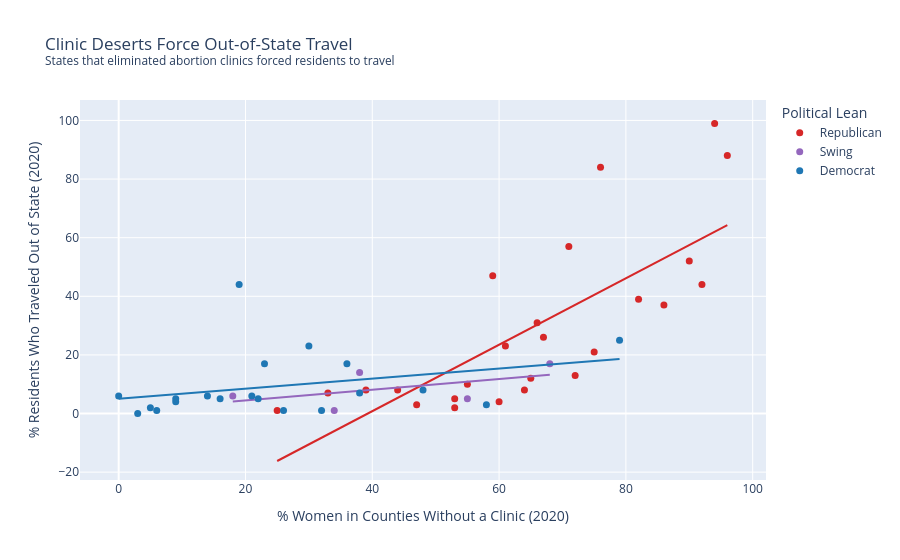

Write notebook code for a chart like this one.
### Markdown cell above
## Pro-Access Visualizations
These charts use the data to argue that abortion restrictions are harmful by burden residents without eliminating demand.

### Code cell
col_x1 = "% of women aged 15-44 living in a county without a clinic, 2020"
col_y1 = "% of residents obtaining abortions who traveled out of state for care, 2020"

fig1 = px.scatter(
    df,
    x=col_x1,
    y=col_y1,
    color="political_lean",
    color_discrete_map=color_map,
    trendline="ols",
    hover_name="U.S. State",
    hover_data={col_x1: True, col_y1: True, "abbr": False},
    title=(
        "Clinic Deserts Force Out-of-State Travel<br>"
        "<sup>States that eliminated abortion clinics forced residents to travel</sup> "
    ),
    labels={
        col_x1: "% Women in Counties Without a Clinic (2020)",
        col_y1: "% Residents Who Traveled Out of State (2020)",
        "political_lean": "Political Lean",
    },
)
fig1.update_traces(textposition="top center", marker=dict(size=7))
fig1.show()

### Figure 1 — Plotly figure (JSON) as saved in the notebook; plotly's stock layout.template omitted (floating-point values rounded to 4 significant figures)
{"data": [{"customdata": [["AL"], ["AK"], ["AR"], ["FL"], ["ID"], ["IN"], ["IA"], ["KS"], ["KY"], ["LA"], ["MS"], ["MO"], ["MT"], ["NE"], ["NC"], ["ND"], ["OH"], ["OK"], ["SC"], ["SD"], ["TN"], ["TX"], ["UT"], ["WV"], ["WY"]], "hovertemplate": "<b>%{hovertext}</b><br><br>Political Lean=Republican<br>% Women in Counties Without a Clinic (2020)=%{x}<br>% Residents Who Traveled Out of State (2020)=%{y}<extra></extra>", "hovertext": ["Alabama", "Alaska", "Arkansas", "Florida", "Idaho", "Indiana", "Iowa", "Kansas", "Kentucky", "Louisiana", "Mississippi", "Missouri", "Montana", "Nebraska", "North Carolina", "North Dakota", "Ohio", "Oklahoma", "South Carolina", "South Dakota", "Tennessee", "Texas", "Utah", "West Virginia", "Wyoming"], "legendgroup": "Republican", "marker": {"color": "#d62728", "size": 7, "symbol": "circle"}, "mode": "markers", "name": "Republican", "orientation": "v", "showlegend": true, "textposition": "top center", "type": "scatter", "x": [59, 33, 86, 25, 67, 66, 65, 60, 82, 75, 92, 94, 47, 39, 53, 72, 55, 53, 71, 76, 61, 44, 64, 90, 96], "xaxis": "x", "y": [47, 7, 37, 1, 26, 31, 12, 4, 39, 21, 44, 99, 3, 8, 2, 13, 10, 5, 57, 84, 23, 8, 8, 52, 88], "yaxis": "y"}, {"hovertemplate": "<b>OLS trendline</b><br>% of residents obtaining abortions who traveled out of state for care, 2020 = 1.13394 * % of women aged 15-44 living in a county without a clinic, 2020 + -44.5459<br>R<sup>2</sup>=0.571200<br><br>Political Lean=Republican<br>% Women in Counties Without a Clinic (2020)=%{x}<br>% Residents Who Traveled Out of State (2020)=%{y} <b>(trend)</b><extra></extra>", "legendgroup": "Republican", "marker": {"color": "#d62728", "size": 7, "symbol": "circle"}, "mode": "lines", "name": "Republican", "showlegend": false, "textposition": "top center", "type": "scatter", "x": [25, 33, 39, 44, 47, 53, 53, 55, 59, 60, 61, 64, 65, 66, 67, 71, 72, 75, 76, 82, 86, 90, 92, 94, 96], "xaxis": "x", "y": [-16.2, -7.126, -0.3224, 5.347, 8.749, 15.55, 15.55, 17.82, 22.36, 23.49, 24.62, 28.03, 29.16, 30.29, 31.43, 35.96, 37.1, 40.5, 41.63, 48.44, 52.97, 57.51, 59.78, 62.04, 64.31], "yaxis": "y"}, {"customdata": [["AZ"], ["GA"], ["MI"], ["PA"], ["WI"]], "hovertemplate": "<b>%{hovertext}</b><br><br>Political Lean=Swing<br>% Women in Counties Without a Clinic (2020)=%{x}<br>% Residents Who Traveled Out of State (2020)=%{y}<extra></extra>", "hovertext": ["Arizona", "Georgia", "Michigan", "Pennsylvania", "Wisconsin"], "legendgroup": "Swing", "marker": {"color": "#9467bd", "size": 7, "symbol": "circle"}, "mode": "markers", "name": "Swing", "orientation": "v", "showlegend": true, "textposition": "top center", "type": "scatter", "x": [18, 55, 34, 38, 68], "xaxis": "x", "y": [6, 5, 1, 14, 17], "yaxis": "y"}, {"hovertemplate": "<b>OLS trendline</b><br>% of residents obtaining abortions who traveled out of state for care, 2020 = 0.182231 * % of women aged 15-44 living in a county without a clinic, 2020 + 0.83698<br>R<sup>2</sup>=0.280956<br><br>Political Lean=Swing<br>% Women in Counties Without a Clinic (2020)=%{x}<br>% Residents Who Traveled Out of State (2020)=%{y} <b>(trend)</b><extra></extra>", "legendgroup": "Swing", "marker": {"color": "#9467bd", "size": 7, "symbol": "circle"}, "mode": "lines", "name": "Swing", "showlegend": false, "textposition": "top center", "type": "scatter", "x": [18, 34, 38, 55, 68], "xaxis": "x", "y": [4.117, 7.033, 7.762, 10.86, 13.23], "yaxis": "y"}, {"customdata": [["CA"], ["CO"], ["CT"], ["DE"], ["HI"], ["IL"], ["ME"], ["MD"], ["MA"], ["MN"], ["NV"], ["NH"], ["NJ"], ["NM"], ["NY"], ["OR"], ["RI"], ["VT"], ["VA"], ["WA"]], "hovertemplate": "<b>%{hovertext}</b><br><br>Political Lean=Democrat<br>% Women in Counties Without a Clinic (2020)=%{x}<br>% Residents Who Traveled Out of State (2020)=%{y}<extra></extra>", "hovertext": ["California", "Colorado", "Connecticut", "Delaware", "Hawaii", "Illinois", "Maine", "Maryland", "Massachusetts", "Minnesota", "Nevada", "New Hampshire", "New Jersey", "New Mexico", "New York", "Oregon", "Rhode Island", "Vermont", "Virginia", "Washington"], "legendgroup": "Democrat", "marker": {"color": "#1f77b4", "size": 7, "symbol": "circle"}, "mode": "markers", "name": "Democrat", "orientation": "v", "showlegend": true, "textposition": "top center", "type": "scatter", "x": [3, 26, 0, 19, 5, 32, 16, 23, 14, 58, 9, 30, 21, 48, 6, 22, 36, 38, 79, 9], "xaxis": "x", "y": [0, 1, 6, 44, 2, 1, 5, 17, 6, 3, 4, 23, 6, 8, 1, 5, 17, 7, 25, 5], "yaxis": "y"}, {"hovertemplate": "<b>OLS trendline</b><br>% of residents obtaining abortions who traveled out of state for care, 2020 = 0.170788 * % of women aged 15-44 living in a county without a clinic, 2020 + 5.08154<br>R<sup>2</sup>=0.097128<br><br>Political Lean=Democrat<br>% Women in Counties Without a Clinic (2020)=%{x}<br>% Residents Who Traveled Out of State (2020)=%{y} <b>(trend)</b><extra></extra>", "legendgroup": "Democrat", "marker": {"color": "#1f77b4", "size": 7, "symbol": "circle"}, "mode": "lines", "name": "Democrat", "showlegend": false, "textposition": "top center", "type": "scatter", "x": [0, 3, 5, 6, 9, 9, 14, 16, 19, 21, 22, 23, 26, 30, 32, 36, 38, 48, 58, 79], "xaxis": "x", "y": [5.082, 5.594, 5.935, 6.106, 6.619, 6.619, 7.473, 7.814, 8.327, 8.668, 8.839, 9.01, 9.522, 10.21, 10.55, 11.23, 11.57, 13.28, 14.99, 18.57], "yaxis": "y"}], "layout": {"legend": {"title": {"text": "Political Lean"}, "tracegroupgap": 0}, "title": {"text": "Clinic Deserts Force Out-of-State Travel<br><sup>States that eliminated abortion clinics forced residents to travel</sup> "}, "xaxis": {"anchor": "y", "domain": [0, 1], "title": {"text": "% Women in Counties Without a Clinic (2020)"}}, "yaxis": {"anchor": "x", "domain": [0, 1], "title": {"text": "% Residents Who Traveled Out of State (2020)"}}}}
